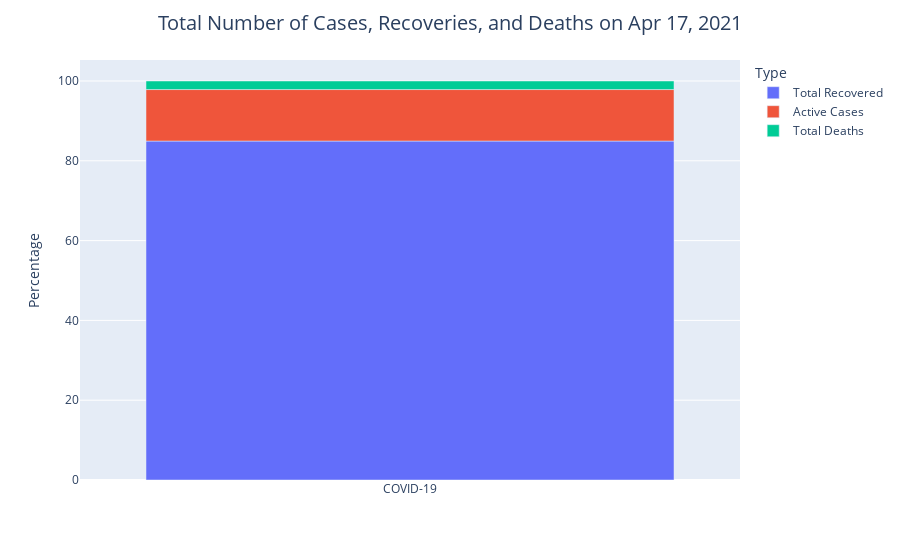

Here is the notebook cell this chart was saved with:
### Markdown cell above
<h1 class="alert alert-block alert-info" style="text-align:center; font-size:24px" id="general">General Visualizations<a class="anchor-link" href="https://www.kaggle.com/ironicninja/covid-19-every-day/notebook#general">¶</a></h1>

### Code cell
cases_ser = df[["Total Recovered", "Active Cases", "Total Deaths"]].loc[0]
cases_df = pd.DataFrame(cases_ser).reset_index()
cases_df.columns = ['Type', 'Total']
cases_df['Percentage'] = np.round(100*cases_df['Total']/np.sum(cases_df['Total']), 2)
cases_df['Virus'] = ['COVID-19' for i in range(len(cases_df))]

fig = px.bar(cases_df, x='Virus', y='Percentage', color='Type', hover_data=['Total'])
fig.update_layout(title={'text': f"Total Number of Cases, Recoveries, and Deaths on {yesterday_str}", 'x': 0.5,
                         'xanchor': 'center', 'font': {'size': 20}}, yaxis_title="Percentage", xaxis_title="")
fig.show()

### Figure 1 — Plotly figure (JSON) as saved in the notebook; plotly's stock layout.template omitted (floating-point values rounded to 4 significant figures)
{"data": [{"alignmentgroup": "True", "customdata": [[120029569]], "hovertemplate": "Type=Total Recovered<br>Virus=%{x}<br>Percentage=%{y}<br>Total=%{customdata[0]}<extra></extra>", "legendgroup": "Total Recovered", "marker": {"color": "#636efa"}, "name": "Total Recovered", "offsetgroup": "Total Recovered", "orientation": "v", "showlegend": true, "textposition": "auto", "type": "bar", "x": ["COVID-19"], "xaxis": "x", "y": [84.95], "yaxis": "y"}, {"alignmentgroup": "True", "customdata": [[18234052]], "hovertemplate": "Type=Active Cases<br>Virus=%{x}<br>Percentage=%{y}<br>Total=%{customdata[0]}<extra></extra>", "legendgroup": "Active Cases", "marker": {"color": "#EF553B"}, "name": "Active Cases", "offsetgroup": "Active Cases", "orientation": "v", "showlegend": true, "textposition": "auto", "type": "bar", "x": ["COVID-19"], "xaxis": "x", "y": [12.91], "yaxis": "y"}, {"alignmentgroup": "True", "customdata": [[3023317]], "hovertemplate": "Type=Total Deaths<br>Virus=%{x}<br>Percentage=%{y}<br>Total=%{customdata[0]}<extra></extra>", "legendgroup": "Total Deaths", "marker": {"color": "#00cc96"}, "name": "Total Deaths", "offsetgroup": "Total Deaths", "orientation": "v", "showlegend": true, "textposition": "auto", "type": "bar", "x": ["COVID-19"], "xaxis": "x", "y": [2.14], "yaxis": "y"}], "layout": {"barmode": "relative", "legend": {"title": {"text": "Type"}, "tracegroupgap": 0}, "margin": {"t": 60}, "title": {"font": {"size": 20}, "text": "Total Number of Cases, Recoveries, and Deaths on Apr 17, 2021", "x": 0.5, "xanchor": "center"}, "xaxis": {"anchor": "y", "domain": [0, 1], "title": {"text": ""}}, "yaxis": {"anchor": "x", "domain": [0, 1], "title": {"text": "Percentage"}}}}
